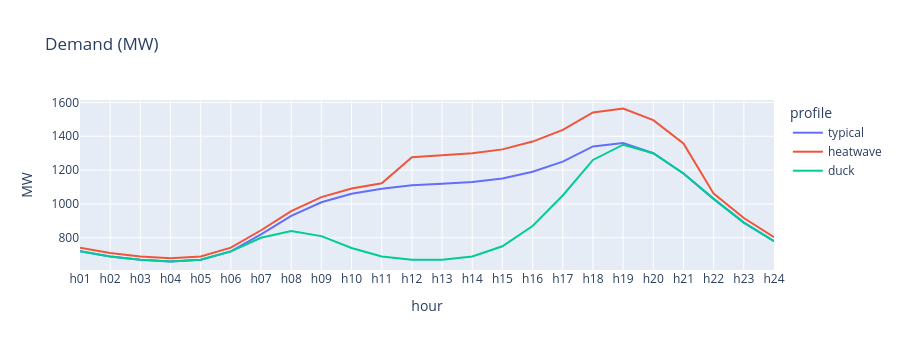

The notebook cell saved with this chart:
### Markdown cell above
## The data: 5 plants, 24 hours

Costs are in $ per MWh (`mc`) and $ per start (`startup`). Output limits are in MW. `init` says whether the plant is already running at midnight.

### Code cell
units = pd.DataFrame({
    "pmin":    [300, 150,  80,  20,  10],
    "pmax":    [600, 450, 350, 150, 100],
    "mc":      [ 12,  25,  40,  90, 130],
    "startup": [20000, 8000, 3000, 500, 300],
    "init":    [1, 1, 0, 0, 0],
}, index=["nuclear", "coal", "gas_cc", "peaker", "oil"])

hours = [f"h{t:02d}" for t in range(1, 25)]
typical = np.array([720, 690, 670, 660, 670, 720, 820, 930, 1010, 1060, 1090, 1110,
                    1120, 1130, 1150, 1190, 1250, 1340, 1360, 1300, 1180, 1030, 890, 780])
solar = np.array([0, 0, 0, 0, 0, 0, 20, 90, 200, 320, 400, 440,
                  450, 440, 400, 320, 200, 80, 10, 0, 0, 0, 0, 0])
afternoon = (np.arange(24) >= 11) & (np.arange(24) <= 20)
profiles = {
    "typical":  typical,
    "heatwave": np.round(typical * np.where(afternoon, 1.15, 1.03), 1),
    "duck":     typical - solar,          # lots of solar at midday
}
px.line(pd.DataFrame(profiles, index=hours), title="Demand (MW)", width=900, height=350,
        labels={"index": "hour", "value": "MW", "variable": "profile"}).show()
units

### Figure 1 — Plotly figure (JSON) as saved in the notebook; plotly's stock layout.template omitted (floating-point values rounded to 4 significant figures)
{"data": [{"hovertemplate": "profile=typical<br>hour=%{x}<br>MW=%{y}<extra></extra>", "legendgroup": "typical", "line": {"color": "#636efa", "dash": "solid"}, "marker": {"symbol": "circle"}, "mode": "lines", "name": "typical", "orientation": "v", "showlegend": true, "type": "scatter", "x": ["h01", "h02", "h03", "h04", "h05", "h06", "h07", "h08", "h09", "h10", "h11", "h12", "h13", "h14", "h15", "h16", "h17", "h18", "h19", "h20", "h21", "h22", "h23", "h24"], "xaxis": "x", "y": [720.0, 690.0, 670.0, 660.0, 670.0, 720.0, 820.0, 930.0, 1010.0, 1060.0, 1090.0, 1110.0, 1120.0, 1130.0, 1150.0, 1190.0, 1250.0, 1340.0, 1360.0, 1300.0, 1180.0, 1030.0, 890.0, 780.0], "yaxis": "y"}, {"hovertemplate": "profile=heatwave<br>hour=%{x}<br>MW=%{y}<extra></extra>", "legendgroup": "heatwave", "line": {"color": "#EF553B", "dash": "solid"}, "marker": {"symbol": "circle"}, "mode": "lines", "name": "heatwave", "orientation": "v", "showlegend": true, "type": "scatter", "x": ["h01", "h02", "h03", "h04", "h05", "h06", "h07", "h08", "h09", "h10", "h11", "h12", "h13", "h14", "h15", "h16", "h17", "h18", "h19", "h20", "h21", "h22", "h23", "h24"], "xaxis": "x", "y": [741.6, 710.7, 690.1, 679.8, 690.1, 741.6, 844.6, 957.9, 1040.0, 1092.0, 1123.0, 1276.0, 1288.0, 1300.0, 1322.0, 1368.0, 1438.0, 1541.0, 1564.0, 1495.0, 1357.0, 1061.0, 916.7, 803.4], "yaxis": "y"}, {"hovertemplate": "profile=duck<br>hour=%{x}<br>MW=%{y}<extra></extra>", "legendgroup": "duck", "line": {"color": "#00cc96", "dash": "solid"}, "marker": {"symbol": "circle"}, "mode": "lines", "name": "duck", "orientation": "v", "showlegend": true, "type": "scatter", "x": ["h01", "h02", "h03", "h04", "h05", "h06", "h07", "h08", "h09", "h10", "h11", "h12", "h13", "h14", "h15", "h16", "h17", "h18", "h19", "h20", "h21", "h22", "h23", "h24"], "xaxis": "x", "y": [720.0, 690.0, 670.0, 660.0, 670.0, 720.0, 800.0, 840.0, 810.0, 740.0, 690.0, 670.0, 670.0, 690.0, 750.0, 870.0, 1050.0, 1260.0, 1350.0, 1300.0, 1180.0, 1030.0, 890.0, 780.0], "yaxis": "y"}], "layout": {"height": 350, "legend": {"title": {"text": "profile"}, "tracegroupgap": 0}, "title": {"text": "Demand (MW)"}, "width": 900, "xaxis": {"anchor": "y", "domain": [0.0, 1.0], "title": {"text": "hour"}}, "yaxis": {"anchor": "x", "domain": [0.0, 1.0], "title": {"text": "MW"}}}}
